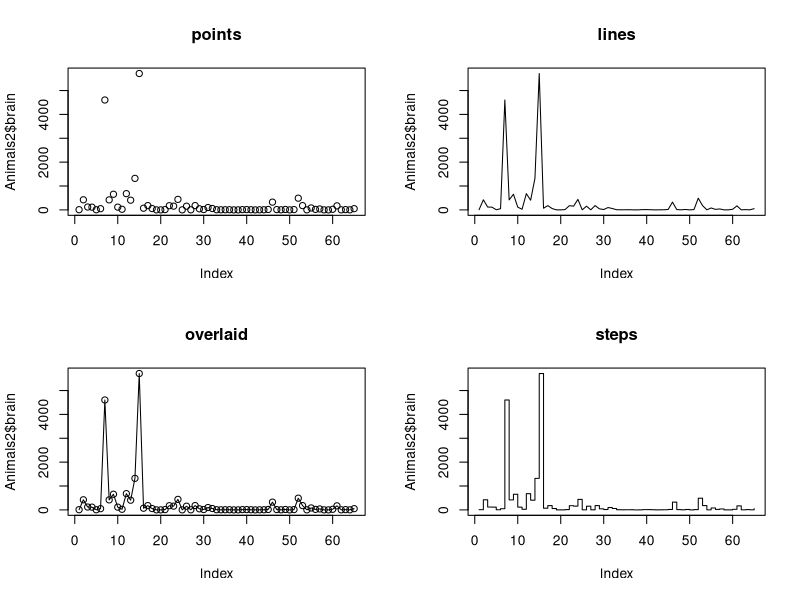
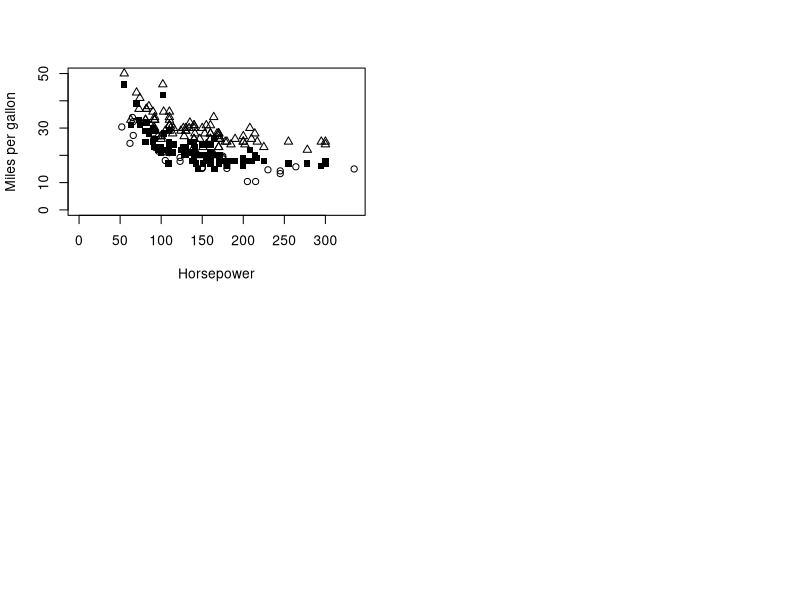
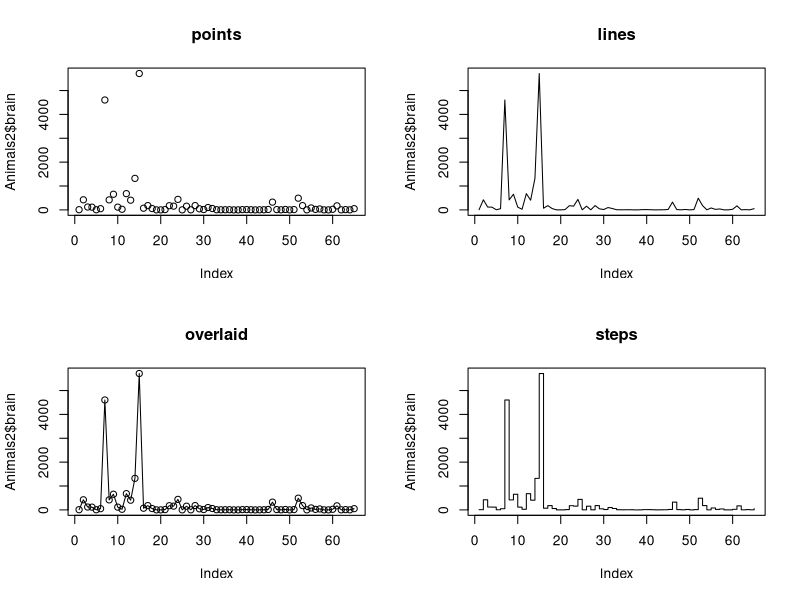
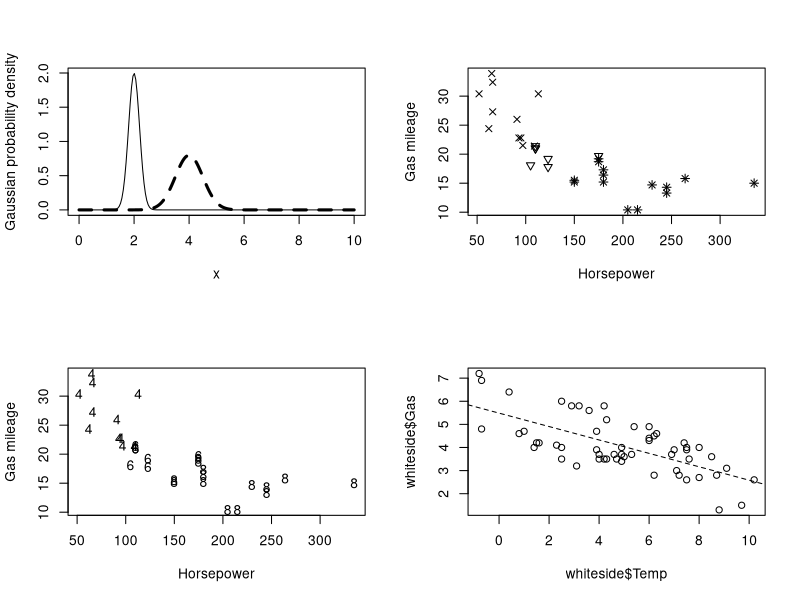
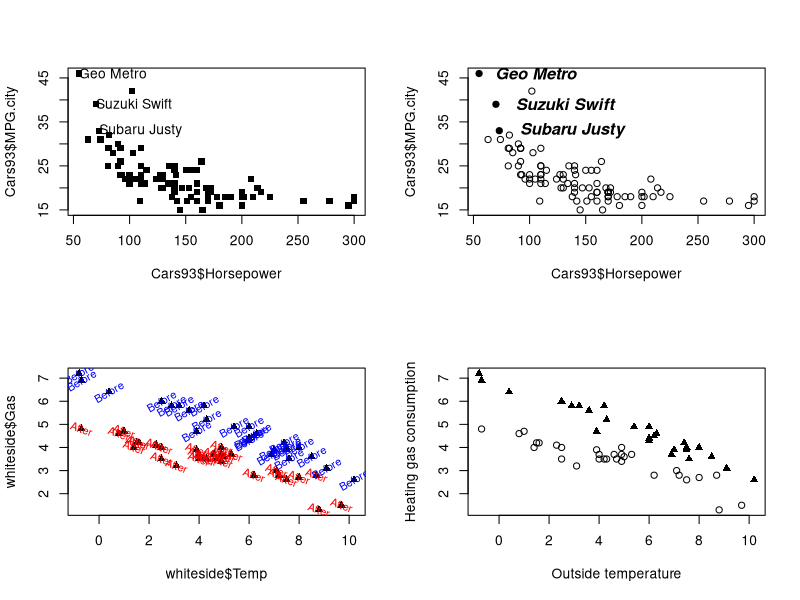
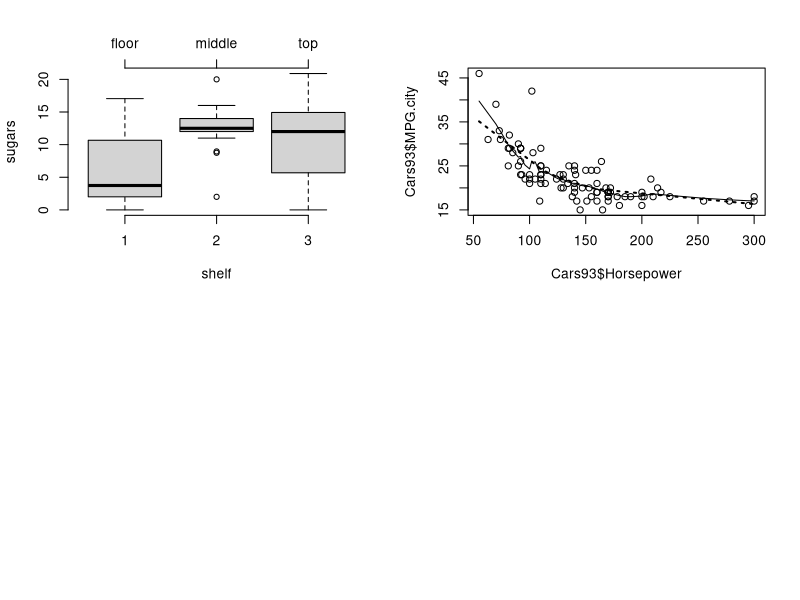

R code for these plots, in order:
## ---- chunk 1
knitr::opts_chunk$set(echo = TRUE)
require(robustbase)
require(MASS)
## ---- chunk 2
# Assign the return value from the par() function to plot_pars
plot_pars <- par()

# Display the names of the par() function's list elements
names(plot_pars)

# Display the number of par() function list elements
length(plot_pars)
## ---- chunk 3
# Set up a 2-by-2 plot array
par(mfrow=c(2,2))

# Plot the Animals2 brain weight data as points
plot(Animals2$brain,type="p")

# Add the title
title("points")

# Plot the brain weights with lines
plot(Animals2$brain,type="l")
# Add the title
title("lines")

# Plot the brain weights as lines overlaid with points
plot(Animals2$brain,type="o")

# Add the title
title("overlaid")

# Plot the brain weights as steps
plot(Animals2$brain,type="s")

# Add the title
title("steps")
par <- plot_pars
## ---- chunk 4
# Compute max_hp
max_hp <- max(Cars93$Horsepower, mtcars$hp)

# Compute max_mpg
max_mpg <- max(Cars93$MPG.city, Cars93$MPG.highway,
               mtcars$mpg)

# Create plot with type = "n"               
plot(Cars93$Horsepower, Cars93$MPG.city,
     type = "n", xlim = c(0, max_hp),
     ylim = c(0, max_mpg), xlab = "Horsepower",
     ylab = "Miles per gallon")

# Add open circles to plot
points(mtcars$hp, mtcars$mpg, pch = 1)

# Add solid squares to plot
points(Cars93$Horsepower, Cars93$MPG.city,
       pch = 15)

# Add open triangles to plot
points(Cars93$Horsepower, Cars93$MPG.highway,
       pch = 2)
## ---- chunk 5
# Set up a 2-by-2 plot array
par(mfrow=c(2,2))

# Plot the Animals2 brain weight data as points
plot(Animals2$brain,type="p")

# Add the title
title("points")

# Plot the brain weights with lines
plot(Animals2$brain,type="l")
# Add the title
title("lines")

# Plot the brain weights as lines overlaid with points
plot(Animals2$brain,type="o")

# Add the title
title("overlaid")

# Plot the brain weights as steps
plot(Animals2$brain,type="s")

# Add the title
title("steps")

## ---- chunk 6
# Create the numerical vector x
x <- seq(0, 10, length = 200)

# Compute the Gaussian density for x with mean 2 and standard deviation 0.2
gauss1 <- dnorm(x, mean = 2, sd = 0.2)

# Compute the Gaussian density with mean 4 and standard deviation 0.5
gauss2 <- dnorm(x, mean = 4, sd = 0.5)

# Plot the first Gaussian density
plot(x, gauss1, type = "l", ylab = "Gaussian probability density")

# Add lines for the second Gaussian density
lines(x, gauss2, lty = 2, lwd = 3)
## ---- chunk 7
# Create an empty plot using type = "n"
plot(mtcars$hp, mtcars$mpg, type = "n",
     xlab = "Horsepower", ylab = "Gas mileage")

# Add points with shapes determined by cylinder number
points(mtcars$hp, mtcars$mpg, pch = mtcars$cyl)

# Create a second empty plot
plot(mtcars$hp, mtcars$mpg, type = "n",
     xlab = "Horsepower", ylab = "Gas mileage")

# Add points with shapes as cylinder characters
points(mtcars$hp, mtcars$mpg, 
       pch = as.character(mtcars$cyl))
## ---- chunk 8
# Build a linear regression model for the whiteside data
linear_model <- lm(Gas ~ Temp, data = whiteside)

# Create a Gas vs. Temp scatterplot from the whiteside data
plot(whiteside$Temp, whiteside$Gas)

# Use abline() to add the linear regression line
abline(linear_model, lty = 2)
## ---- chunk 9
# Create MPG.city vs. Horsepower plot with solid squares
plot(Cars93$Horsepower, Cars93$MPG.city, pch = 15)

# Create index3, pointing to 3-cylinder cars
index3 <- which(Cars93$Cylinders == 3)

# Add text giving names of cars next to data points
text(x = Cars93$Horsepower[index3], 
     y = Cars93$MPG.city[index3],
     labels = Cars93$Make[index3], adj = 0)
## ---- chunk 10
# Plot MPG.city vs. Horsepower as open circles
plot(Cars93$Horsepower, Cars93$MPG.city)

# Create index3, pointing to 3-cylinder cars
index3 <- which(Cars93$Cylinders == 3)

# Highlight 3-cylinder cars as solid circles
points(Cars93$Horsepower[index3],
       Cars93$MPG.city[index3],
       pch = 16)

# Add car names, offset from points, with larger bold text
text(Cars93$Horsepower[index3],
     Cars93$MPG.city[index3],
     Cars93$Make[index3],
     adj = -0.2, cex = 1.2, font = 4)
## ---- chunk 11
# Plot Gas vs. Temp as solid triangles
plot(whiteside$Temp, whiteside$Gas, pch = 17)

# Create indexB, pointing to "Before" data
indexB <- which(whiteside$Insul == "Before")

# Create indexA, pointing to "After" data
indexA <- which(whiteside$Insul == "After")

# Add "Before" text in blue, rotated 30 degrees, 80% size
text(x = whiteside$Temp[indexB], y = whiteside$Gas[indexB],
     labels = "Before", col = "blue", srt = 30, cex = 0.8)

# Add "After" text in red, rotated -20 degrees, 80% size
text(x = whiteside$Temp[indexA], y = whiteside$Gas[indexA],
     labels = "After", col = "red", srt = -20, cex = 0.8)
## ---- chunk 12
# Set up and label empty plot of Gas vs. Temp
plot(whiteside$Temp, whiteside$Gas,
     type = "n", xlab = "Outside temperature",
     ylab = "Heating gas consumption")

# Create indexB, pointing to "Before" data
indexB <- which(whiteside$Insul == "Before")

# Create indexA, pointing to "After" data
indexA <- which(whiteside$Insul == "After")

# Add "Before" data as solid triangles
points(whiteside$Temp[indexB], whiteside$Gas[indexB],
       pch = 17)

# Add "After" data as open circles
points(whiteside$Temp[indexA], whiteside$Gas[indexA],
       pch = 1)
## ---- chunk 13
# Create a boxplot of sugars by shelf value, without axes
boxplot(sugars ~ shelf, data = UScereal,
        axes = FALSE)

# Add a default y-axis to the left of the boxplot
axis(side = 2)

# Add an x-axis below the plot, labelled 1, 2, and 3
axis(side = 1, at = c(1, 2, 3))

# Add a second x-axis above the plot
axis(side = 3, at = c(1, 2, 3),
     labels = c("floor", "middle", "top"))
## ---- chunk 14
# Create a scatterplot of MPG.city vs. Horsepower
plot(Cars93$Horsepower, Cars93$MPG.city)

# Call supsmu() to generate a smooth trend curve, with default bass
trend1 <- supsmu(Cars93$Horsepower, Cars93$MPG.city)

# Add this trend curve to the plot
lines(trend1)

# Call supsmu() for a second trend curve, with bass = 10
trend2 <- supsmu(Cars93$Horsepower, Cars93$MPG.city,
                 bass = 10)

# Add this trend curve as a heavy, dotted line
lines(trend2, lty = 3, lwd = 2)
